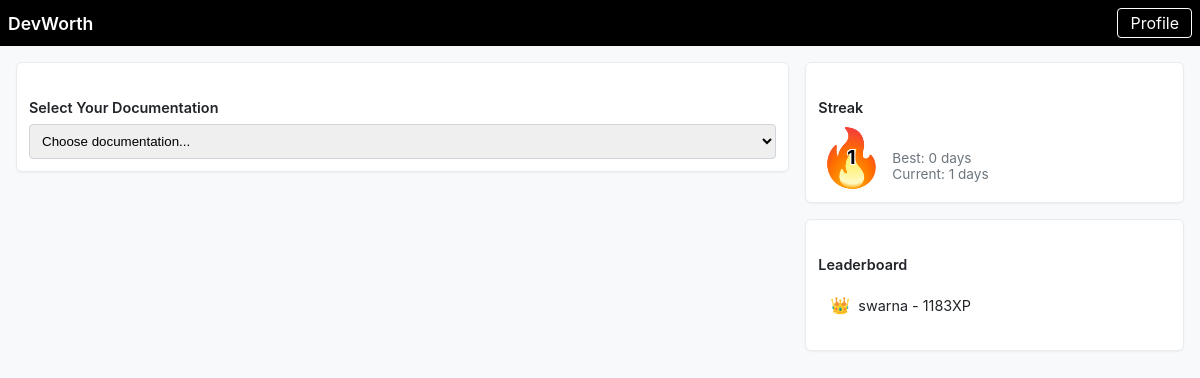
Before: /home (signed in) with the older database file.
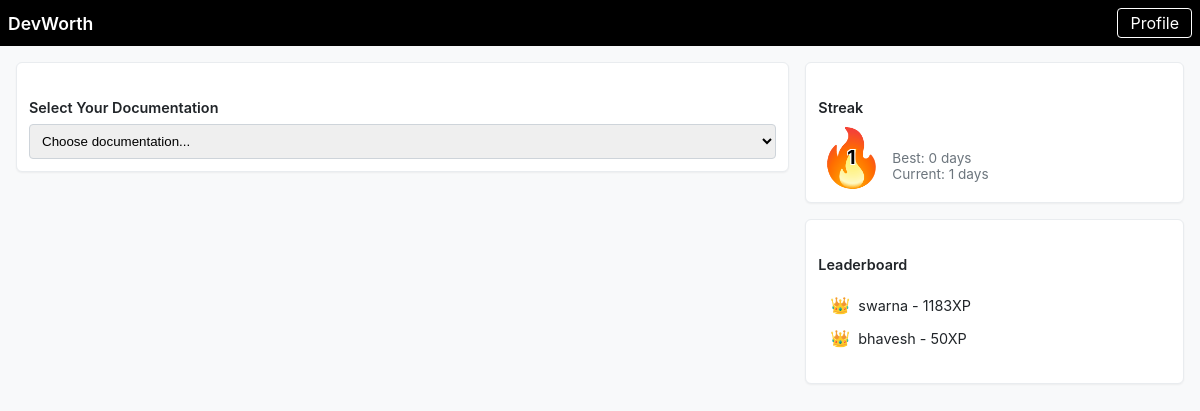
After: the same page with the newer database file.
### tables this page shows
CREATE TABLE users (id INTEGER PRIMARY KEY AUTOINCREMENT, username TEXT NOT NULL UNIQUE, password TEXT NOT NULL, streak INTEGER DEFAULT 0, current_streak INTEGER DEFAULT 0, best_streak INTEGER DEFAULT 0);

CREATE TABLE leaderboard (
    user_id INTEGER NOT NULL,
    total_experience INTEGER NOT NULL,
    FOREIGN KEY (user_id) REFERENCES users(id),
    PRIMARY KEY (user_id)
);

### app.py (the view)
@app.route('/home')
@login_required
def index():
    user_id = session['user_id']
    user = db.execute("SELECT * FROM users WHERE id = ?", user_id)[0]
    leaderboard = db.execute("""
        SELECT u.username, l.total_experience
        FROM leaderboard l
        JOIN users u ON l.user_id = u.id
        ORDER BY l.total_experience DESC
        LIMIT 5
    """)
    current_date = time.strftime('%Y-%m-%d')
    yesterday = (datetime.now() - timedelta(days=1)).strftime('%Y-%m-%d')
    today_activity = db.execute("""
        SELECT * FROM user_activity
        WHERE user_id = ? AND date = ?
    """, user_id, current_date)
    yesterday_activity = db.execute("""
        SELECT * FROM user_activity
        WHERE user_id = ? AND date = ?
    """, user_id, yesterday)
    if today_activity:
        if yesterday_activity:
            db.execute("""
                UPDATE users
                SET current_streak = current_streak + 1,
                    best_streak = CASE
                        WHEN current_streak + 1 > best_streak
                        THEN current_streak + 1
                        ELSE best_streak
                    END
                WHERE id = ?
            """, user_id)
        else:
            db.execute("UPDATE users SET current_streak = 1 WHERE id = ?", user_id)
    user = db.execute("SELECT * FROM users WHERE id = ?", user_id)[0]
    return render_template('home.html', user=user, leaderboard=leaderboard)

### helpers.py (called while the page is built)
def login_required(f):
    @wraps(f)
    def decorated_function(*args, **kwargs):
        if session.get("user_id") is None:
            print(session.get("user_id"))
            return redirect("/login")
        return f(*args, **kwargs)
    return decorated_function

### templates/home.html (shortened to what this page needs)
<!DOCTYPE html>
<html lang="en">
<head>
</head>
<body>
    <nav class="navbar">
        <div class="navbar-content">
            <a href="#" class="navbar-brand">DevWorth</a>
            <a href="/profile" class="nav-link">Profile</a>
        </div>
    </nav>
    <div class="container">
        <div class="row">
            <div class="col-md-8">
                <div class="card">
                    <div class="card-body">
                        <h5 class="card-title">Select Your Documentation</h5>
                        <select id="documentation-select">
                            <option value="">Choose documentation...</option>
                        </select>
                    </div>
                </div>
            </div>
            <div class="col-md-4">
                <div class="card">
                    <div class="card-body">
                        <h5 class="card-title">Streak</h5>
                        <div class="streak-container">
                            <div class="streak-fire-container">
                                <div class="streak-number-overlay">{{ user.current_streak }}</div>
                                <div class="streak-fire">🔥</div>
                            </div>
                            <div class="streak-stats">
                                <p>Best: {{ user.best_streak }} days</p>
                                <p>Current: {{ user.current_streak }} days</p>
                            </div>
                        </div>
                    </div>
                </div>
                <div class="card">
                    <div class="card-body">
                        <h5 class="card-title">Leaderboard</h5>
                        <ol class="list-group">
                            {% for leader in leaderboard %}
                                <li class="list-group-item">
                                    {% if loop.index == 1 %}
                                        <span class="crown gold">👑</span>
                                    {% elif loop.index == 2 %}
                                        <span class="crown silver">👑</span>
                                    {% elif loop.index == 3 %}
                                        <span class="crown bronze">👑</span>
                                    {% endif %}
                                    {{ leader.username }} - {{ leader.total_experience }}XP
                                </li>
                            {% endfor %}
                        </ol>
                    </div>
                </div>
            </div>
        </div>
    </div>
</body>
</html>

### templates/home.html (style rules this page uses)
body, html { margin: 0; padding: 0; font-family: -apple-system, BlinkMacSystemFont, 'Segoe UI', Roboto, Oxygen, Ubuntu, Cantarell, sans-serif; background-color: #f8f9fa; color: #212529; }
.navbar { background-color: #000; padding: 0.5rem; width: 100%; box-sizing: border-box; }
.navbar-content { display: flex; justify-content: space-between; align-items: center; max-width: 1400px; margin: 0 auto; }
.navbar-brand { color: white; font-weight: 600; font-size: 1.1rem; text-decoration: none; }
.nav-link { color: white; text-decoration: none; border: 1px solid white; padding: 0.25rem 0.75rem; border-radius: 4px; transition: opacity 0.3s ease; }
.container { max-width: 1400px; margin: 0 auto; padding: 1rem; }
.row { display: flex; flex-wrap: wrap; margin: -0.5rem; }
.col-md-8 { flex: 0 0 66.666667%; max-width: 66.666667%; padding: 0.5rem; box-sizing: border-box; }
.col-md-4 { flex: 0 0 33.333333%; max-width: 33.333333%; padding: 0.5rem; box-sizing: border-box; }
.card { background-color: white; border: 1px solid #e9ecef; border-radius: 6px; box-shadow: 0 1px 2px rgba(0,0,0,0.05); margin-bottom: 1rem; }
.card-body { padding: 0.75rem; }
.card-title { font-size: 0.9rem; font-weight: 600; margin-bottom: 0.5rem; color: #212529; }
select { width: 100%; padding: 0.5rem; border: 1px solid #ced4da; border-radius: 0.25rem; }
.streak-container { display: flex; align-items: flex-end; padding: 0.5rem; gap: 1rem; }
.streak-fire-container { position: relative; width: 50px; height: 50px; display: flex; align-items: center; justify-content: center; }
.streak-fire { font-size: 3.5rem; position: absolute; z-index: 1; }
.streak-number-overlay { position: absolute; z-index: 2; font-size: 1.2rem; font-weight: bold; color: #000; text-shadow: -1px -1px 0 #fff, 1px -1px 0 #fff, -1px 1px 0 #fff, 1px 1px 0 #fff; }
.streak-stats { flex: 1; margin: 0; }
.streak-stats p { margin: 0; color: #6c757d; font-size: 0.85rem; }
.list-group { list-style-type: none; padding: 0; }
.list-group-item { padding: 0.4rem 0.75rem; display: flex; align-items: center; gap: 0.5rem; font-size: 0.9rem; }
.crown { font-size: 1rem; }
.crown.gold { color: #ffd700; }
.crown.silver { color: #c0c0c0; }

Changed rows visible on the page:
added leaderboard: username "bhavesh", total_experience "50"
